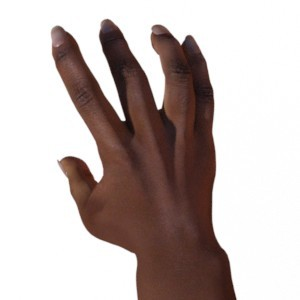
#> input picture storage/data/paper/04ad0b1492c24e839747438e884b70b0.jpg, 300 x 300 px
$ python -i features.py   (imports and definitions only)
#> lines starting #> are read from the running program, lines starting #| are printed output that depends on the picture
#> further down, picture is the input picture: PIL image 300x300 RGB; mean R, G, B 195.1, 183.7, 180.9
"""
Shared feature extraction for classical models per D6/B5. Uses HOG + color
histogram (no external pretrained weight download required -- this
deployment has no internet access to weight hosts, so the "pretrained CNN
embedding" branch of D6 is unreachable). See decisions.md D13.
"""
import numpy as np
from PIL import Image
from skimage.feature import hog
from skimage.color import rgb2gray

FEATURE_IMG_SIZE = (96, 96)


def extract_features(pil_img):
    img = pil_img.convert("RGB").resize(FEATURE_IMG_SIZE)
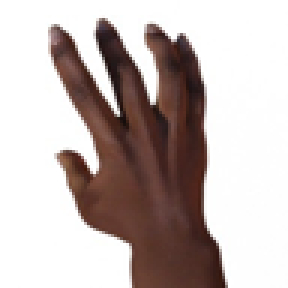
#> img: PIL image 96x96 RGB (shown 3 times larger); mean R, G, B 195, 183.5, 180.8
    arr = np.asarray(img).astype(np.float32) / 255.0
    gray = rgb2gray(arr)
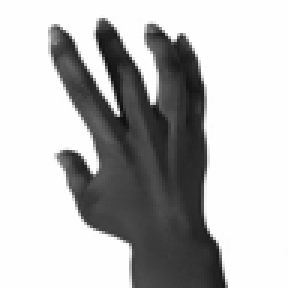
#> gray: shape (96, 96) float32 (shown 3 times larger); min 0.0571, max 1, mean 0.729
    hog_feats = hog(gray, orientations=9, pixels_per_cell=(8, 8), cells_per_block=(2, 2), feature_vector=True)
#> hog_feats = 4356 values, max 1 at index 2785, min 0 at index 0, mean 0.0859
    color_hist = []
    for ch in range(3):
        hist, _ = np.histogram(arr[:, :, ch], bins=16, range=(0, 1))
        color_hist.append(hist.astype(np.float32) / (arr.shape[0] * arr.shape[1]))
#> after the loop, color_hist = 3 items
    color_hist = np.concatenate(color_hist)
#> color_hist = 48 values, max 0.631 at index 15, min 0 at index 0, mean 0.0625
    return np.concatenate([hog_feats, color_hist]).astype(np.float32)


def extract_features_batch(pil_images):
    return np.stack([extract_features(im) for im in pil_images])

>>> from PIL import Image
>>> picture = Image.open('../../storage/data/paper/04ad0b1492c24e839747438e884b70b0.jpg')
>>> result = extract_features(picture)
#> result = 4404 values, max 1 at index 2785, min 0 at index 0, mean 0.0857

$ run again, on storage/data/paper/04c6127c6e574da7adcf10577f4531ee.jpg
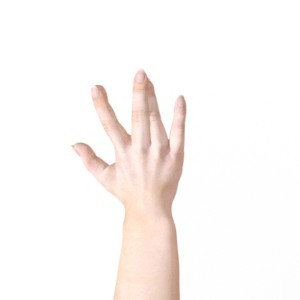
#> input picture storage/data/paper/04c6127c6e574da7adcf10577f4531ee.jpg, 300 x 300 px
#> picture is the input picture: PIL image 300x300 RGB; mean R, G, B 251.6, 247.1, 245
#> in extract_features, `gray = rgb2gray(arr)`:
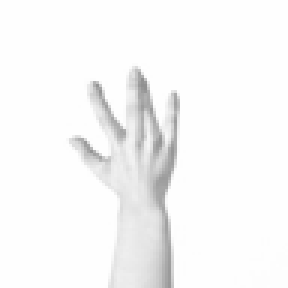
#> gray: shape (96, 96) float32 (shown 3 times larger); min 0.565, max 1, mean 0.972
#> hog_feats = 4356 values, max 0.808 at index 3446, min 0 at index 0, mean 0.0601
#> the loop in extract_features, `for ch in range(3):` made 3 passes
#> hist on pass 1: [0, 0, 0, 0, 0, 0, 0, 0, 0, 0, 0, 52, 192, 141, 223, 8608]
#> after the loop in extract_features, `for ch in range(3):`: color_hist = 3 items
#> in extract_features, `color_hist = np.concatenate(color_hist)`: color_hist = 48 values, max 0.934 at index 15, min 0 at index 0, mean 0.0625
#> result = 4404 values, max 0.934 at index 4371, min 0 at index 0, mean 0.0601

$ run again, on storage/data/paper/1086566208a44d15bbb2d2cbc5bdc3b1.jpg
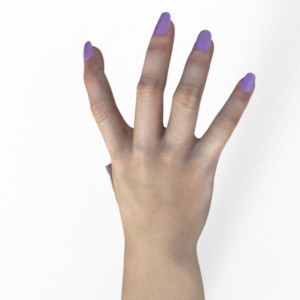
#> input picture storage/data/paper/1086566208a44d15bbb2d2cbc5bdc3b1.jpg, 300 x 300 px
#> picture is the input picture: PIL image 300x300 RGB; mean R, G, B 228.7, 221.2, 217.6
#> in extract_features, `img = pil_img.convert("RGB").resize(FEATURE_IMG_SIZE)`:
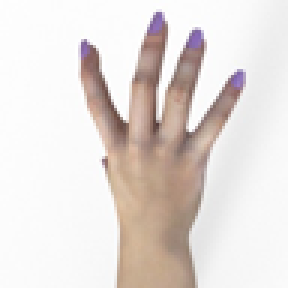
#> img: PIL image 96x96 RGB (shown 3 times larger); mean R, G, B 228.7, 221.2, 217.6
#> in extract_features, `gray = rgb2gray(arr)`:
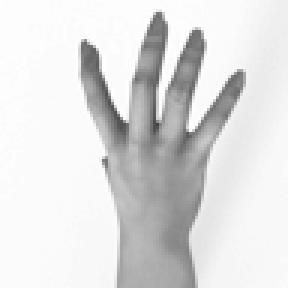
#> gray: shape (96, 96) float32 (shown 3 times larger); min 0.26, max 1, mean 0.873
#> hog_feats = 4356 values, max 0.686 at index 4077, min 0 at index 1, mean 0.102
#> after the loop in extract_features, `for ch in range(3):`: color_hist = 3 items
#> in extract_features, `color_hist = np.concatenate(color_hist)`: color_hist = 48 values, max 0.62 at index 15, min 0 at index 0, mean 0.0625
#> result = 4404 values, max 0.686 at index 4077, min 0 at index 1, mean 0.102

$ run again, on storage/data/paper/12da962abf1a47c29a52150fcdf71f35.jpg
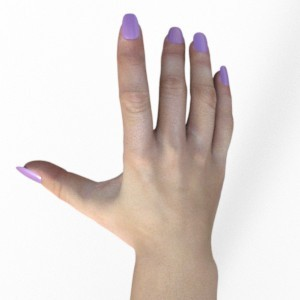
#> input picture storage/data/paper/12da962abf1a47c29a52150fcdf71f35.jpg, 300 x 300 px
#> picture is the input picture: PIL image 300x300 RGB; mean R, G, B 225.7, 217.4, 213.6
#> in extract_features, `img = pil_img.convert("RGB").resize(FEATURE_IMG_SIZE)`:
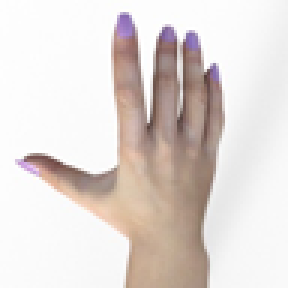
#> img: PIL image 96x96 RGB (shown 3 times larger); mean R, G, B 225.7, 217.3, 213.6
#> in extract_features, `gray = rgb2gray(arr)`:
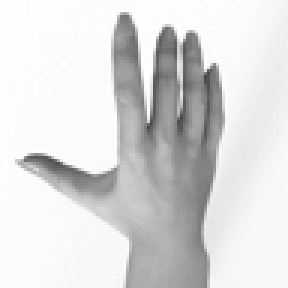
#> gray: shape (96, 96) float32 (shown 3 times larger); min 0.261, max 1, mean 0.858
#> hog_feats = 4356 values, max 0.67 at index 3686, min 0 at index 1, mean 0.0981
#> after the loop in extract_features, `for ch in range(3):`: color_hist = 3 items
#> in extract_features, `color_hist = np.concatenate(color_hist)`: color_hist = 48 values, max 0.596 at index 15, min 0 at index 0, mean 0.0625
#> result = 4404 values, max 0.67 at index 3686, min 0 at index 1, mean 0.0977
